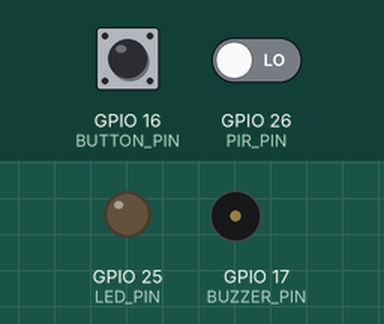
Simulated run of this sketch. Board: ESP32. Shown: output pins drawn as LEDs (lit = HIGH), buzzer (waves = sounding, pin HIGH). Dashed ring = blinking. The test bench sets the inputs (shaded band); at power-on: GPIO 16 (BUTTON_PIN) HIGH, GPIO 26 (PIR_PIN) LOW. WiFi joins after 1.5 s; servers stay silent unless stated; uploads are accepted with an empty reply; what the sketch prints to the serial monitor is not drawn.

Above: at 2.7 s.
2.8 s: GPIO 16 (BUTTON_PIN) pulled LOW for 0.25 s
At 4.0 s:
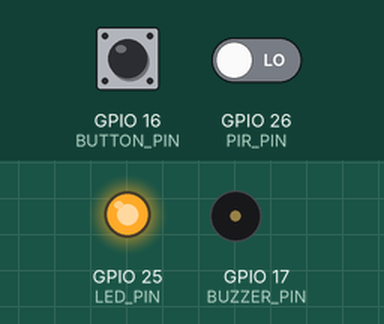
4.5 s: GPIO 26 (PIR_PIN) driven HIGH
At 4.97 s:
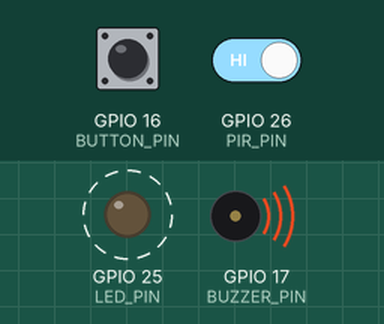
7.5 s: GPIO 16 (BUTTON_PIN) pulled LOW for 1 s
10.0 s: GPIO 26 (PIR_PIN) driven LOW
At 10.9 s:
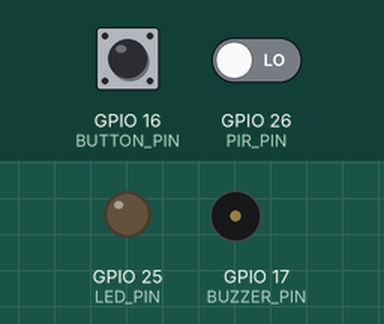
11.7 s: GPIO 16 (BUTTON_PIN) pulled LOW for 3.2 s
At 12.1 s:
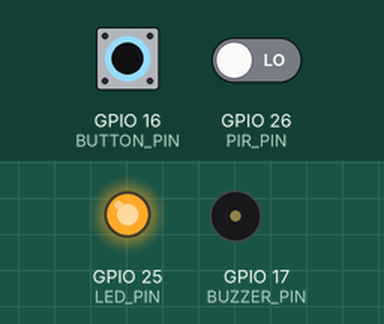
Timing chart, 0 to 14.7 s (numbered marks = the images above; inputs shaded):
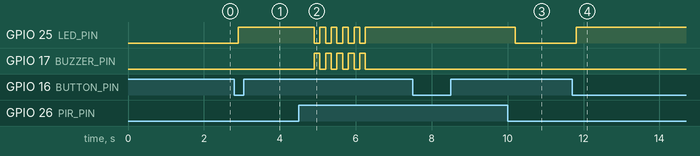

Measured:
- after the input at 2.8 s, GPIO 25 (LED_PIN): LOW → HIGH after 0.10 s
- after the input at 4.5 s, GPIO 25 (LED_PIN): alternates HIGH for 0.15 s and LOW for 0.15 s, 10 changes in all, then stays HIGH, starting after 0.40 s; GPIO 17 (BUZZER_PIN): alternates HIGH for 0.15 s and LOW for 0.15 s, 10 changes in all, then stays LOW, starting after 0.40 s
- after the input at 7.5 s, every drawn part: stays the same
- after the input at 10.0 s, GPIO 25 (LED_PIN): HIGH → LOW after 0.21 s
- after the input at 11.7 s, GPIO 25 (LED_PIN): LOW → HIGH after 0.11 s

The sketch:

PIR.ino
```cpp
#include <WiFi.h>
#include <HTTPClient.h>

#define PIR_PIN    26
#define BUZZER_PIN 17
#define LED_PIN    25
#define BUTTON_PIN 16

const char* ssid = "A67C";
const char* password = "ga_group7";

IPAddress local_IP(10, 192, 156, 63);
IPAddress gateway(10, 192, 156, 61);
IPAddress subnet(255, 255, 255, 0);

const String DEVICE_ID = "maambele_esp";

// ESP32-CAM IP
const String CAMERA_URL = "http://10.227.19.84/capture";

int pirState = LOW;
int lastState = LOW;

bool isArmed = false;
bool lastPrinted = false;

volatile unsigned long lastInterruptTime = 0;

const unsigned long DEBOUNCE_MS = 200;

// ======================================================
// SEND TO FLASK
// ======================================================

void sendMotionEvent(int isInMotion) {

  if (WiFi.status() != WL_CONNECTED) return;

  HTTPClient http;

  http.begin("http://10.227.19.61:5000/pir_sensor");

  http.addHeader("Content-Type", "application/json");

  http.setTimeout(3000);

  String json = "{";

  json += "\"device_id\":\"" + DEVICE_ID + "\",";

  json += "\"readings\":{";

  json += "\"type\":\"motion\",";

  json += "\"value\":" +
          String(isInMotion ? "true" : "false") + ",";

  json += "\"isArmed\":" +
          String(isArmed ? "true" : "false");

  json += "}}";

  int code = http.POST(json);

  Serial.print("Flask response: ");

  Serial.println(code);

  http.end();
}

// ======================================================
// TRIGGER CAMERA DIRECTLY
// ======================================================

void triggerCamera() {

  if (WiFi.status() != WL_CONNECTED) return;

  HTTPClient http;

  http.begin(CAMERA_URL);

  http.setTimeout(5000);

  int code = http.GET();

  Serial.print("Camera trigger response: ");

  Serial.println(code);

  http.end();
}

// ======================================================
// ALARM
// ======================================================

void triggerAlarm() {

  Serial.println("UNAUTHORIZED MOTION!");

  for (int i = 0; i < 5; i++) {

    digitalWrite(BUZZER_PIN, HIGH);
    digitalWrite(LED_PIN, LOW);

    delay(150);

    digitalWrite(BUZZER_PIN, LOW);
    digitalWrite(LED_PIN, HIGH);

    delay(150);
  }

  digitalWrite(LED_PIN, HIGH);
}

// ======================================================
// PIR MONITOR
// ======================================================

void pirMonitoring() {

  pirState = digitalRead(PIR_PIN);

  // MOTION START
  if (pirState == HIGH && lastState == LOW) {

    Serial.println("Motion DETECTED");

    sendMotionEvent(1);

    // DIRECT CAMERA TRIGGER
    triggerCamera();

    if (isArmed) triggerAlarm();

    lastState = HIGH;
  }

  // MOTION END
  else if (pirState == LOW && lastState == HIGH) {

    Serial.println("Motion ENDED");

    sendMotionEvent(0);

    digitalWrite(
      LED_PIN,
      isArmed ? HIGH : LOW
    );

    lastState = LOW;
  }
}

// ======================================================
// BUTTON INTERRUPT
// ======================================================

void IRAM_ATTR handleButton() {

  unsigned long now = millis();

  if (now - lastInterruptTime > DEBOUNCE_MS) {

    isArmed = !isArmed;

    lastInterruptTime = now;
  }
}

// ======================================================
// SETUP
// ======================================================

void setup() {

  Serial.begin(115200);

  pinMode(PIR_PIN, INPUT);

  pinMode(BUZZER_PIN, OUTPUT);

  pinMode(LED_PIN, OUTPUT);

  pinMode(BUTTON_PIN, INPUT_PULLUP);

  attachInterrupt(
    digitalPinToInterrupt(BUTTON_PIN),
    handleButton,
    FALLING
  );

  digitalWrite(BUZZER_PIN, LOW);

  digitalWrite(LED_PIN, LOW);

  // WiFi.config(local_IP, gateway, subnet);

  WiFi.begin(ssid, password);

  Serial.print("Connecting");

  while (WiFi.status() != WL_CONNECTED) {

    delay(300);

    Serial.print(".");
  }

  Serial.println();

  Serial.println("Connected!");

  Serial.print("IP: ");

  Serial.println(WiFi.localIP());
}

// ======================================================
// LOOP
// ======================================================

void loop() {

  pirMonitoring();

  if (lastPrinted != isArmed) {

    Serial.println("--------------------");

    Serial.print("Armed: ");

    Serial.println(isArmed ? "YES" : "NO");

    Serial.println("--------------------");

    if (pirState == LOW) {

      digitalWrite(
        LED_PIN,
        isArmed ? HIGH : LOW
      );
    }

    lastPrinted = isArmed;
  }

  delay(200);
}
```
